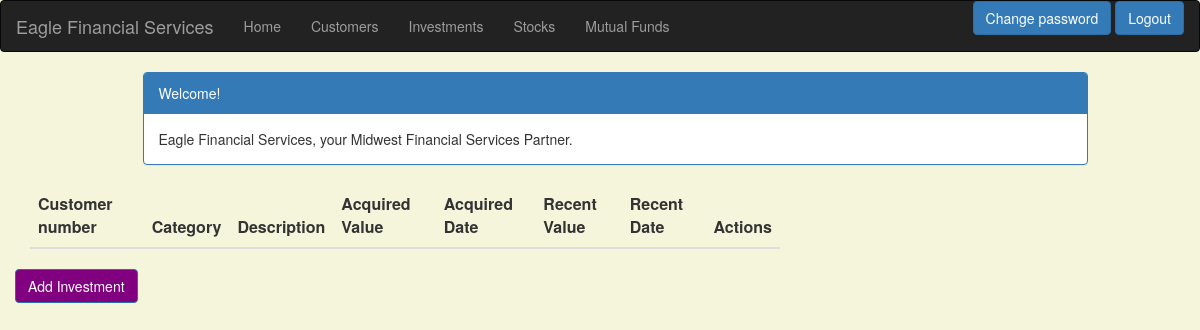
Page /investment_list (signed in) on the earlier database version.
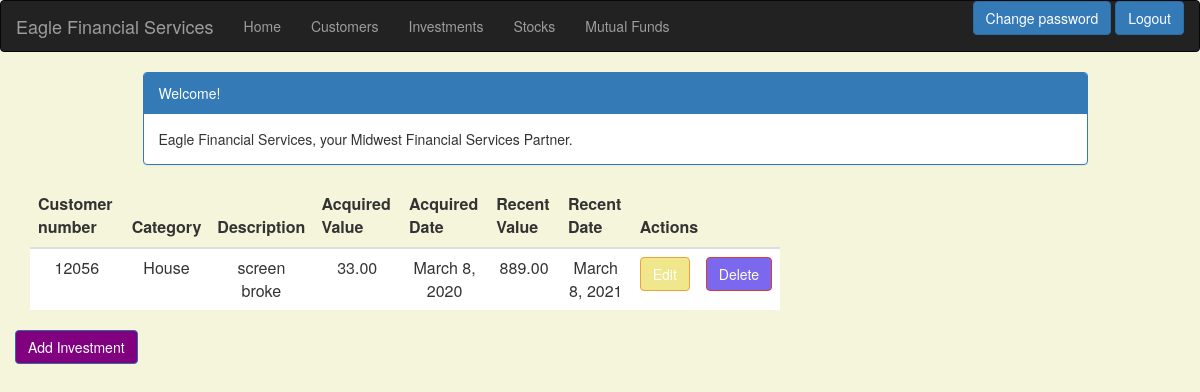
Same page on the later database version.
### portfolio/models.py (models this page shows, shortened)
class Investment(models.Model):
    customer = models.ForeignKey(Customer, on_delete=models.CASCADE, related_name='investments')
    category = models.CharField(max_length=50)
    description = models.CharField(max_length=200)
    acquired_value = models.DecimalField(max_digits=10, decimal_places=2)
    acquired_date = models.DateField(default=timezone.now)
    recent_value = models.DecimalField(max_digits=10, decimal_places=2)
    recent_date = models.DateField(default=timezone.now, blank=True, null=True)

class Customer(models.Model):
    name = models.CharField(max_length=50)
    address = models.CharField(max_length=200)
    cust_number = models.IntegerField(blank=False, null=False)
    city = models.CharField(max_length=50)
    state = models.CharField(max_length=50)
    zipcode = models.CharField(max_length=10)
    email = models.EmailField(max_length=200)
    cell_phone = models.CharField(max_length=50)
    created_date = models.DateTimeField(
        default=timezone.now)
    updated_date = models.DateTimeField(auto_now_add=True)
    def __str__(self):
        return str(self.cust_number)

### portfolio/views.py (the view)
# urls.py: path('investment_list', views.investment_list, name='investment_list'),
@login_required
def investment_list(request):
    investments = Investment.objects.filter(acquired_date__lte=timezone.now())
    return render(request, 'portfolio/investment_list.html', {'investments': investments})

### portfolio/templates/portfolio/investment_list.html (shortened to what this page needs)
{% extends 'portfolio/base.html' %}
{% block content %}
        <html>
    <head>
        <link rel="stylesheet" href="https://maxcdn.bootstrapcdn.com/bootstrap/3.3.4/css/bootstrap.min.css">
    </head>
    <body>
    <div class="container">
        <div class="row">
            <div class="col-md-10 col-md-offset-1">
                <div class="panel panel-primary">
                    <div class="panel-heading">Welcome!</div>
                    <div class="panel-body">
                        Eagle Financial Services, your Midwest Financial Services Partner.
                    </div>
                </div>
            </div>
        </div>
    </div>
    <div>
        <table class="table table-hover table-responsive-lg text-center">
            <thead>
            <tr>
                <th>Customer number</th>
                <th>Category</th>
                <th>Description</th>
                <th>Acquired Value</th>
                <th>Acquired Date</th>
                <th>Recent Value</th>
                <th>Recent Date</th>
                <th colspan="3">Actions</th>
            </tr>
            </thead>
            <tbody>
            {% for investment in investments %}
                <tr bgcolor="white">
                    <td>{{ investment.customer }}</td>
                    <td>{{ investment.category }}</td>
                    <td>{{ investment.description }}</td>
                    <td>{{ investment.acquired_value }}</td>
                    <td>{{ investment.acquired_date }}</td>
                    <td>{{ investment.recent_value }}</td>
                    <td>{{ investment.recent_date }}</td>
                    <td><a href="{% url 'portfolio:investment_edit' pk=investment.pk %}"
                           class="btn btn-warning" style="background-color: khaki">Edit</a>
                    <td><a href="{% url 'portfolio:investment_delete' pk=investment.pk %}"
                           onclick="return confirm('Are you sure you want to delete?')"
                           class="btn btn-danger" style="background-color: mediumslateblue">Delete</a>
                    </td>
                </tr>
            {% endfor %}
            </tbody>
        </table>
        <div class="row">
            <a href="{% url 'portfolio:investment_new' %}" class="row"><span
                    class="btn btn-primary" style="  background-color: purple">Add Investment</span></a>
        </div>
    </div>
    </body>
    </html>
{% endblock %}

Differences in the rows shown:
added Investment: customer "12056", category "House", description "screen broke", acquired_value "33.00", acquired_date "March 8, 2020", recent_value "889.00", recent_date "March 8, 2021"
